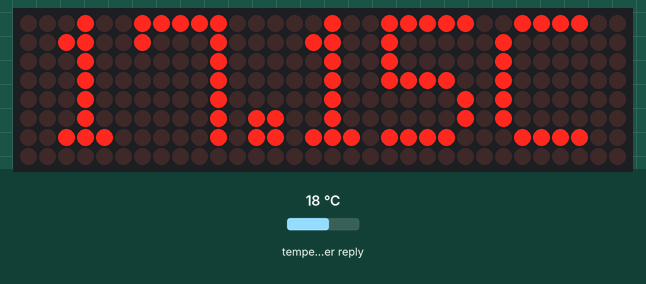
A sketch run on a simulated ESP8266 (NodeMCU). Parts: 32×8 LED matrix. Inputs (shaded band) come from the test bench; at power-on: temperature in the weather reply 18 °C. WiFi joins after 1.5 s; servers stay silent unless stated; uploads are accepted with an empty reply; web services answer with replies made up by the test bench; what the sketch prints to the serial monitor is not drawn.

Above: at 7.5 s.

Measured:
- what the display in image 0 shows lasts 2.0 s, from 7.5 s to 9.5 s

The sketch:

api.ino
```cpp
#include <Arduino.h>
#include <ESP8266WiFi.h>
#include <ESP8266HTTPClient.h>
#include <WiFiClientSecureBearSSL.h>
#include <Arduino_JSON.h>
#include <MD_Parola.h>
#include <MD_MAX72xx.h>
#include <SPI.h>

#include "weather_api.h"
#include "jcdecaux_api.h"
#include "secrets.h"

// Uncomment according to your hardware type
#define HARDWARE_TYPE MD_MAX72XX::FC16_HW
//#define HARDWARE_TYPE MD_MAX72XX::GENERIC_HW

// Defining size, and output pins
#define MAX_DEVICES 4
#define CS_PIN 15

MD_Parola Display = MD_Parola(HARDWARE_TYPE, CS_PIN, MAX_DEVICES);

// Replace with your network credentials
const char* ssid = "T";
const char* password = WIFI_PASSWORD;

void setup() {
  Serial.begin(115200);
  //Serial.setDebugOutput(true);

  Display.begin();
  Display.setIntensity(0);
  Display.displayClear();

  Serial.println();
  Serial.println();
  Serial.println();

  //Connect to Wi-Fi
  WiFi.mode(WIFI_STA);
  WiFi.begin(ssid, password);
  Serial.print("Connecting to WiFi ..");
  while (WiFi.status() != WL_CONNECTED) {
    Serial.print('.');
    delay(1000);
  }
}

void loop() {
  // wait for WiFi connection
  if ((WiFi.status() == WL_CONNECTED)) {
    String nb_bikes_available;
    String total_nb_bikes;
    float current_temp;
    call_jcdecaux(&nb_bikes_available, &total_nb_bikes);
    call_openweather(&current_temp);
    String current_temp_str = String(current_temp);
    Display.setTextAlignment(PA_CENTER);
    nb_bikes_available.concat(" | ");
    nb_bikes_available.concat(total_nb_bikes);
    current_temp_str.concat("C");
    // nb_bikes_available.concat(" | ");
    // nb_bikes_available.concat(current_temp);
    // nb_bikes_available.concat("°C");
    // Display.displayText(nb_bikes_available.c_str(), PA_RIGHT, 2, 1, PA_SCROLL_LEFT, PA_SLICE);
    uint32_t period = 3 * 60000L;// 5 minutes
    for( uint32_t tStart = millis();  (millis()-tStart) < period;  ){
      Display.print(nb_bikes_available);
      delay(5000);
      Display.print(current_temp_str);
      delay(2000);
    }

  }
  Serial.println();
  Serial.println("Waiting 2min before the next round...");
  // delay(120000);
}
```

jcdecaux_api.cpp
```cpp
#include "jcdecaux_api.h"

void call_jcdecaux(String* nb_bikes_available, String* total_nb_bikes)
{
    std::unique_ptr<BearSSL::WiFiClientSecure>client(new BearSSL::WiFiClientSecure);

    // Ignore SSL certificate validation
    client->setInsecure();

    // Create an HTTPClient instance
    HTTPClient https;
    const char* jcdecaux_api_key = JCDECAUX_API_KEY;
    const char* api_url = "https://api.jcdecaux.com/vls/v3/stations/102?contract=toulouse&apiKey=";
    // Initializing an HTTPS communication using the secure client
    Serial.print("[HTTPS] BEGIN CONNECTION TO JC DECAUX API ...\n");
    if (https.begin(*client, strcat((char *)api_url, (char *)jcdecaux_api_key))) {  // HTTPS
      Serial.print("[HTTPS] GET CONNECTION TO JC DECAUX API ...\n");
      // start connection and send HTTP header
      int httpCode = https.GET();
      // httpCode will be negative on error
      if (httpCode > 0) {
        // HTTP header has been send and Server response header has been handled
        Serial.printf("[HTTPS] GET... code: %d\n", httpCode);
        // file found at server
        if (httpCode == HTTP_CODE_OK || httpCode == HTTP_CODE_MOVED_PERMANENTLY) {
          String payload = https.getString();
          Serial.println(payload);

          JSONVar my_obj = JSON.parse(payload);

          if (JSON.typeof(my_obj) == "undefined") {
            Serial.println("Parsing input failed!");
            return;
          }

          Serial.print("JSON object = ");
          Serial.println(my_obj["totalStands"]["availabilities"]["bikes"]);

          // String nb_bikes_available;
          // String total_nb_bikes;

          *nb_bikes_available = JSON.stringify(my_obj["totalStands"]["availabilities"]["bikes"]);
          *total_nb_bikes = JSON.stringify(my_obj["totalStands"]["capacity"]);
          Serial.println(*nb_bikes_available);

          // Display.setTextAlignment(PA_CENTER);
          // nb_bikes_available.concat(" / ");
          // nb_bikes_available.concat(*total_nb_bikes);
          // Display.print(*nb_bikes_available);

        }
      } else {
        Serial.printf("[HTTPS] GET CONNECTION TO JC DECAUX API failed, error: %s\n", https.errorToString(httpCode).c_str());
      }

      https.end();
    } else {
      Serial.printf("[HTTPS] Unable to connect to JC DECAUX API\n");
    }
}
```

jcdecaux_api.h
```cpp
#ifndef JCDECAUX_API_H
#define JCDECAUX_API_H
#include <Arduino.h>
#include <Arduino_JSON.h>
#include <ESP8266WiFi.h>
#include <ESP8266HTTPClient.h>
#include "secrets.h"

void call_jcdecaux(String* nb_bikes_available, String* total_nb_bikes);

#endif
```

secrets.h
```cpp
#define WEATHER_API_KEY "TOTO"
#define JCDECAUX_API_KEY "TOTO"
#define WIFI_PASSWORD "TOTO"
```

weather_api.cpp
```cpp
# include "weather_api.h"

void call_openweather(float* current_temp)
{
  std::unique_ptr<BearSSL::WiFiClientSecure>client(new BearSSL::WiFiClientSecure);

  // Ignore SSL certificate validation
  client->setInsecure();

  //create an HTTPClient instance
  HTTPClient https;

  const char *weather_api_key = WEATHER_API_KEY;
  const char *api_url = "https://api.openweathermap.org/data/2.5/weather?lat=43.5959145&lon=1.4525005&appid=";

  //Initializing an HTTPS communication using the secure client
  Serial.print("[HTTPS] BEGIN CONNECTION TO OPEN WEATHER MAP API ... \n");
  if (https.begin(*client, strcat((char *)api_url, (char *)weather_api_key))) {  // HTTPS
    Serial.print("[HTTPS] GET CONNECTION TO OPEN WEATHER MAP API ...\n");
    // start connection and send HTTP header
    int httpCode = https.GET();
    // httpCode will be negative on error
    if (httpCode > 0) {
      // HTTP header has been send and Server response header has been handled
      Serial.printf("[HTTPS] GET... code: %d\n", httpCode);
      // file found at server
      if (httpCode == HTTP_CODE_OK || httpCode == HTTP_CODE_MOVED_PERMANENTLY) {
        String payload = https.getString();
        Serial.println(payload);

        JSONVar my_obj = JSON.parse(payload);

        if (JSON.typeof(my_obj) == "undefined") {
          Serial.println("Parsing input failed!");
          return;
        }

        Serial.print("JSON object = ");
        Serial.println(my_obj["main"]["feels_like"]);

        String current_temp_str;
        // float current_temp;

        current_temp_str = JSON.stringify(my_obj["main"]["feels_like"]);
        *current_temp = current_temp_str.toFloat() - 273.0;
        Serial.println(*current_temp);

        // Display.setTextAlignment(PA_CENTER);
        // nb_bikes_available.concat(" / ");
        // nb_bikes_available.concat(total_nb_bikes);
        // Display.print(nb_bikes_available);

      }
    } else {
      Serial.printf("[HTTPS] GET CONNECTION TO OPEN WEATHER MAP API failed, error: %s\n", https.errorToString(httpCode).c_str());
    }

    https.end();
  } else {
    Serial.printf("[HTTPS] Unable to connect to OPEN WEATHER MAP API\n");
  }
}
```

weather_api.h
```cpp
#ifndef WEATHER_API_H
#define WEATHER_API_H
#include <Arduino.h>
#include <Arduino_JSON.h>
#include <ESP8266WiFi.h>
#include <ESP8266HTTPClient.h>
#include "secrets.h"

void call_openweather(float* current_temp);

#endif
```
